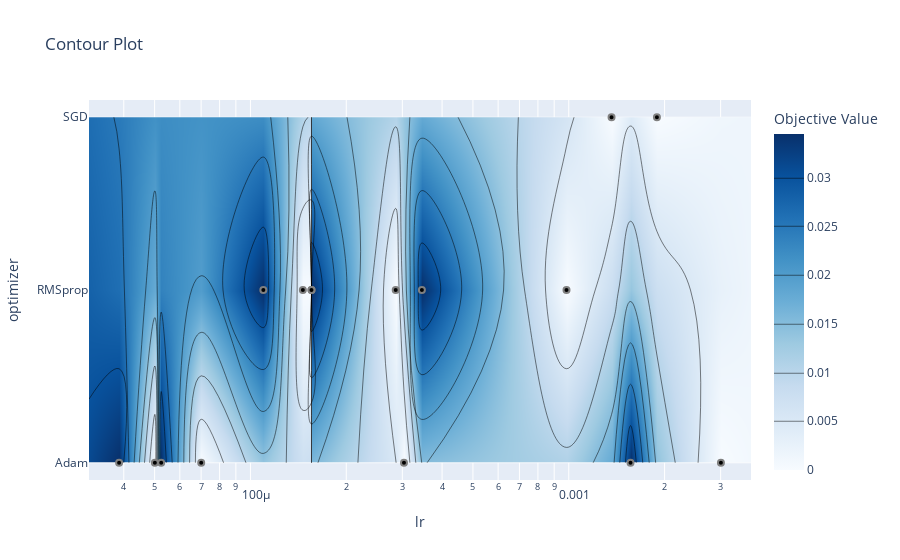

Here is the notebook cell this chart was saved with:
### Code cell
optuna.visualization.plot_contour(study)

### Figure 1 — Plotly figure (JSON) as saved in the notebook; plotly's stock layout.template omitted (floating-point values rounded to 4 significant figures)
{"data": [{"colorbar": {"title": {"text": "Objective Value"}}, "colorscale": [[0, "rgb(247,251,255)"], [0.125, "rgb(222,235,247)"], [0.25, "rgb(198,219,239)"], [0.375, "rgb(158,202,225)"], [0.5, "rgb(107,174,214)"], [0.625, "rgb(66,146,198)"], [0.75, "rgb(33,113,181)"], [0.875, "rgb(8,81,156)"], [1, "rgb(8,48,107)"]], "connectgaps": true, "contours": {"coloring": "heatmap"}, "hoverinfo": "none", "line": {"smoothing": 1.3}, "reversescale": false, "type": "contour", "x": [3.111e-05, 3.867e-05, 5.009e-05, 5.244e-05, 7.004e-05, 0.0001098, 0.0001461, 0.0001555, 0.0001556, 0.000286, 0.0003036, 0.0003456, 0.0009838, 0.001363, 0.001563, 0.001892, 0.003006, 0.003737], "y": ["Adam", "RMSprop", "SGD"], "z": [[null, 0.03448, 0, 0.03448, 0, null, null, null, null, null, 0, null, null, null, 0.03448, null, 0, null], [null, null, null, null, null, 0.03448, 0, 0, 0.03448, 0, null, 0.03448, 0, null, null, null, null, null], [null, null, null, null, null, null, null, null, null, null, null, null, null, 0, null, 0, null, null]]}, {"marker": {"color": "black", "line": {"color": "Grey", "width": 2}}, "mode": "markers", "showlegend": false, "type": "scatter", "x": [0.0001098, 0.003006, 3.867e-05, 0.001363, 0.0001556, 0.0003036, 0.0003456, 0.000286, 5.009e-05, 5.244e-05, 0.0009838, 0.0001461, 0.0001555, 7.004e-05, 0.001563, 0.001892], "y": ["RMSprop", "Adam", "Adam", "SGD", "RMSprop", "Adam", "RMSprop", "RMSprop", "Adam", "Adam", "RMSprop", "RMSprop", "RMSprop", "Adam", "Adam", "SGD"]}], "layout": {"title": {"text": "Contour Plot"}, "xaxis": {"range": [-4.507, -2.427], "title": {"text": "lr"}, "type": "log"}, "yaxis": {"range": [-0.1, 2.1], "title": {"text": "optimizer"}, "type": "category"}}}
